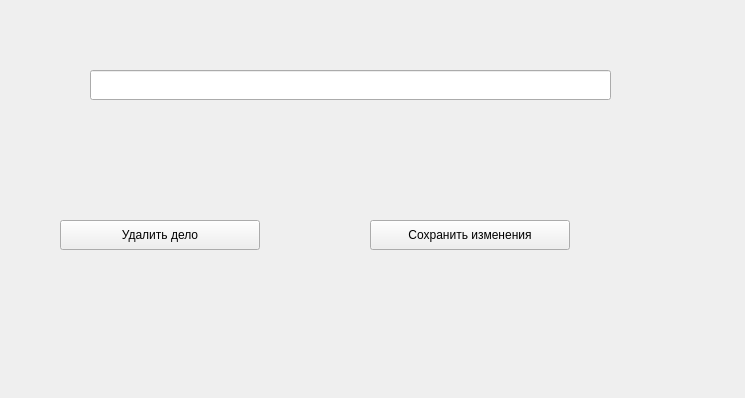
<?xml version="1.0" encoding="UTF-8"?>
<ui version="4.0">
 <class>Form</class>
 <widget class="QWidget" name="Form">
  <property name="geometry">
   <rect>
    <x>0</x>
    <y>0</y>
    <width>745</width>
    <height>398</height>
   </rect>
  </property>
  <property name="minimumSize">
   <size>
    <width>0</width>
    <height>0</height>
   </size>
  </property>
  <property name="maximumSize">
   <size>
    <width>16777215</width>
    <height>16777215</height>
   </size>
  </property>
  <property name="sizeIncrement">
   <size>
    <width>-27009</width>
    <height>0</height>
   </size>
  </property>
  <property name="windowTitle">
   <string>Изменение дела</string>
  </property>
  <property name="styleSheet">
   <string notr="true">#lineEdit {
    font-size: 18px;
}</string>
  </property>
  <widget class="QLineEdit" name="lineEdit">
   <property name="geometry">
    <rect>
     <x>90</x>
     <y>70</y>
     <width>521</width>
     <height>30</height>
    </rect>
   </property>
   <property name="minimumSize">
    <size>
     <width>0</width>
     <height>30</height>
    </size>
   </property>
   <property name="text">
    <string/>
   </property>
  </widget>
  <widget class="QPushButton" name="deleteBtn">
   <property name="geometry">
    <rect>
     <x>60</x>
     <y>220</y>
     <width>200</width>
     <height>30</height>
    </rect>
   </property>
   <property name="minimumSize">
    <size>
     <width>200</width>
     <height>30</height>
    </size>
   </property>
   <property name="text">
    <string>Удалить дело</string>
   </property>
  </widget>
  <widget class="QPushButton" name="saveBtn">
   <property name="geometry">
    <rect>
     <x>370</x>
     <y>220</y>
     <width>200</width>
     <height>30</height>
    </rect>
   </property>
   <property name="minimumSize">
    <size>
     <width>200</width>
     <height>30</height>
    </size>
   </property>
   <property name="text">
    <string>Сохранить изменения</string>
   </property>
  </widget>
 </widget>
 <resources/>
 <connections/>
</ui>
